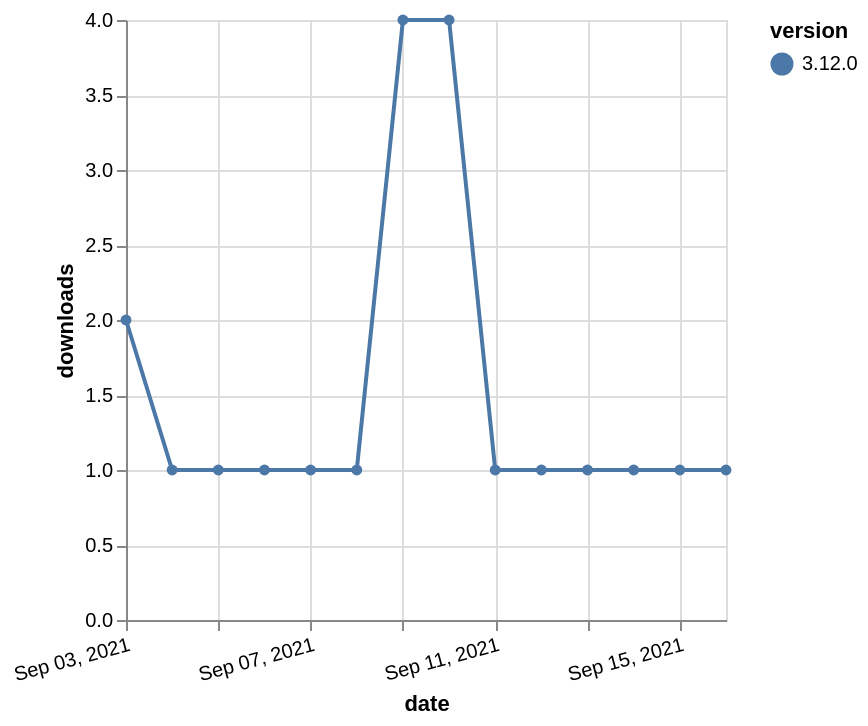

The Vega-Lite source for this figure:
### Vega-Lite specification from a JSON file in a GitHub repository (floating-point values rounded to 4 significant figures)
{"$schema": "https://vega.github.io/schema/vega-lite/v5.json", "description": "A simple bar chart with embedded data.", "data": {"values": [{"date": "2021-09-03", "total": 528, "delta": 2, "version": "3.12.0"}, {"date": "2021-09-04", "total": 529, "delta": 1, "version": "3.12.0"}, {"date": "2021-09-05", "total": 530, "delta": 1, "version": "3.12.0"}, {"date": "2021-09-06", "total": 531, "delta": 1, "version": "3.12.0"}, {"date": "2021-09-07", "total": 532, "delta": 1, "version": "3.12.0"}, {"date": "2021-09-08", "total": 533, "delta": 1, "version": "3.12.0"}, {"date": "2021-09-09", "total": 537, "delta": 4, "version": "3.12.0"}, {"date": "2021-09-10", "total": 541, "delta": 4, "version": "3.12.0"}, {"date": "2021-09-11", "total": 542, "delta": 1, "version": "3.12.0"}, {"date": "2021-09-12", "total": 543, "delta": 1, "version": "3.12.0"}, {"date": "2021-09-13", "total": 544, "delta": 1, "version": "3.12.0"}, {"date": "2021-09-14", "total": 545, "delta": 1, "version": "3.12.0"}, {"date": "2021-09-15", "total": 546, "delta": 1, "version": "3.12.0"}, {"date": "2021-09-16", "total": 547, "delta": 1, "version": "3.12.0"}]}, "width": "container", "mark": {"type": "line", "point": {"filled": true}}, "encoding": {"x": {"field": "date", "type": "temporal", "timeUnit": "yearmonthdate", "title": "date", "axis": {"labelAngle": -15}}, "y": {"field": "delta", "type": "quantitative", "title": "downloads"}, "color": {"field": "version", "type": "nominal"}, "tooltip": {"field": "delta"}}}
